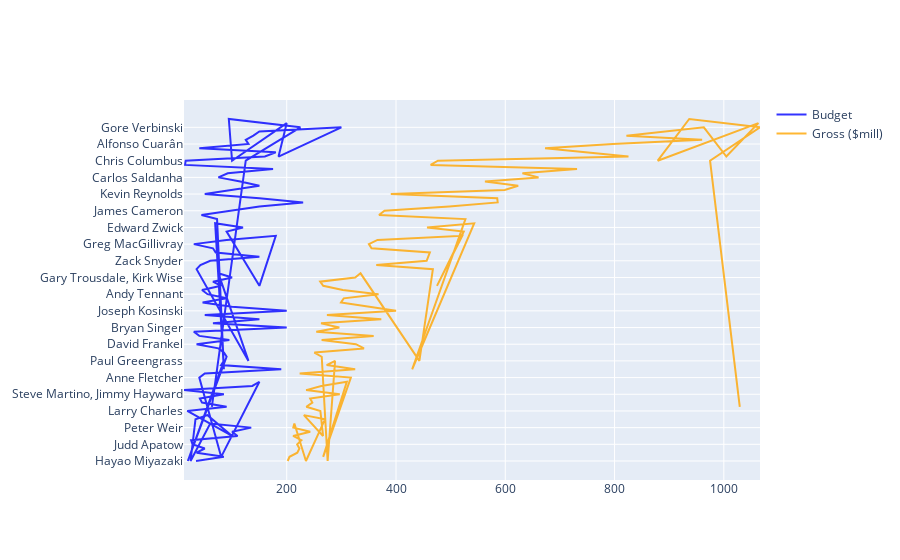

The code cell stored with this chart in its notebook:
### Code cell
fig = go.Figure()
fig.add_trace(go.Scatter(
         y=df3['Director'],
         x=df3['Budget ($mill)'],
         name='Budget',
    line=dict(color='blue'),
    opacity=0.8))

fig.add_trace(go.Scatter(
         y=df3['Director'],
         x=df3['Gross ($mill)'],
         name='Gross',
    line=dict(color='orange'),
    opacity=0.8))

fig.show()

### Figure 1 — Plotly figure (JSON) as saved in the notebook; plotly's stock layout.template omitted (floating-point values rounded to 4 significant figures)
{"data": [{"line": {"color": "blue"}, "name": "Budget", "opacity": 0.8, "type": "scatter", "x": [34, 85, 35, 50, 27.5, 25, 110, 100, 135, 60, 24, 33, 55, 100, 18, 90, 45, 41, 85, 12, 137, 150, 80, 40, 50, 190, 80, 85, 19, 90, 85, 75, 35, 95, 40, 30, 200, 65, 150, 50, 200, 100, 46, 90, 55, 45, 80, 65, 100, 75, 130, 35, 42, 60, 150, 70, 65, 30, 90, 180, 150, 90, 120, 69, 85, 72.5, 44, 100, 150, 230, 150, 50, 102, 150, 115, 75, 92, 175, 14, 15, 160, 180, 40, 130, 125, 139, 150, 300, 185, 200, 100, 94, 225, 125, 63], "y": ["Hayao Miyazaki", "Nancy Meyers", "Tom Vaughan", "Peyton Reed", "Judd Apatow", "Pierre Morel", "Ridley Scott", "Phil Lord, Chris Miller", "Peter Weir", "Doug Liman", "Hayao Miyazaki", "Clint Eastwood", "Jesse Dylan", "Ridley Scott", "Larry Charles", "Steven Spielberg", "Richard Curtis", "Curtis Hanson", "Steve Martino, Jimmy Hayward", "Paul Weitz, Chris Weitz", "Ang Lee", "Christopher Williams, Byron Howard", "Nancy Meyers", "Anne Fletcher", "Neil Jordan", "Robert Zemeckis", "Dean DeBlois, Chris Sanders", "Paul Greengrass", "Hayao Miyazaki", "Joseph McGinty Nichol", "Tony Scott", "Timur Bekmambetov", "David Frankel", "Luc Besson", "Harald Zwart", "Chris Noonan", "Bryan Singer", "Joe Johnston", "Gavin Hood", "Cameron Crowe", "Joseph Kosinski", "Jon Turteltaub", "P. J. Hogan", "Barry Cook, Tony Bancroft", "Andy Tennant", "Tom Shadyac", "Tim Burton", "Paul Verhoeven", "Gary Trousdale, Kirk Wise", "Michael Bay", "Paul Greengrass", "Todd Phillips", "Roger Michell", "Zack Snyder", "Brett Ratner", "John Lasseter, Joe Ranft", "Ron Howard", "Greg MacGillivray", "John McTiernan", "Andrew Stanton", "Tim Burton", "Guy Ritchie", "Edward Zwick", "Chris Renaud, Pierre Coffin", "Robert Zemeckis", "David Silverman", "Andrew Davis", "James Cameron", "Wolfgang Petersen", "Marc Forster", "Francis Lawrence", "Kevin Reynolds", "Martin Campbell", "Brad Bird, Jan Pinkava", "Pete Docter, Lee Unkrich, David Silverman", "Carlos Saldanha", "Brad Bird", "Pete Docter", "Garry Marshall", "Chris Columbus", "Christopher Nolan", "Andrew Adamson", "M. Night Shyamalan", "Alfonso Cuarân", "David Yates", "Sam Raimi", "Mike Newell", "Gore Verbinski", "Christopher Nolan", "Lee Unkrich", "Chris Columbus", "Andrew Stanton, Lee Unkrich", "Gore Verbinski", "Chris Columbus", "Steven Spielberg"]}, {"line": {"color": "orange"}, "name": "Gross ($mill)", "opacity": 0.8, "type": "scatter", "x": ["201.8", "205.1", "219.4", "223.2", "219.1", "226.8", "211.7", "243", "212", "214", "235.2", "270", "231.4", "266.5", "261.6", "235.9", "246.9", "242.9", "297.1", "235.5", "263.4", "310", "266.7", "317.4", "223.7", "325.3", "273.1", "288.5", "274.9", "264.1", "250.6", "341.4", "326.6", "263.9", "359.1", "254.1", "296.3", "262.8", "373.1", "273.6", "400.1", "347.5", "299.3", "304.3", "368.1", "302.7", "266.8", "261.3", "325.3", "335.1", "442.8", "467.5", "363.9", "456.1", "459.4", "462", "355.2", "350.4", "366.1", "521.3", "475", "524", "456.8", "543.1", "429.6", "527.1", "368.9", "378.9", "497.4", "586.1", "585.3", "390.5", "599", "623.7", "562.8", "660.9", "631.4", "731.3", "463.4", "476.7", "825.5", "745", "672.8", "796.7", "960.3", "821.7", "896.9", "963.4", "1,004.60", "1,063.20", "879", "936.7", "1,066.20", "974.8", "1,029.20"], "y": ["Hayao Miyazaki", "Nancy Meyers", "Tom Vaughan", "Peyton Reed", "Judd Apatow", "Pierre Morel", "Ridley Scott", "Phil Lord, Chris Miller", "Peter Weir", "Doug Liman", "Hayao Miyazaki", "Clint Eastwood", "Jesse Dylan", "Ridley Scott", "Larry Charles", "Steven Spielberg", "Richard Curtis", "Curtis Hanson", "Steve Martino, Jimmy Hayward", "Paul Weitz, Chris Weitz", "Ang Lee", "Christopher Williams, Byron Howard", "Nancy Meyers", "Anne Fletcher", "Neil Jordan", "Robert Zemeckis", "Dean DeBlois, Chris Sanders", "Paul Greengrass", "Hayao Miyazaki", "Joseph McGinty Nichol", "Tony Scott", "Timur Bekmambetov", "David Frankel", "Luc Besson", "Harald Zwart", "Chris Noonan", "Bryan Singer", "Joe Johnston", "Gavin Hood", "Cameron Crowe", "Joseph Kosinski", "Jon Turteltaub", "P. J. Hogan", "Barry Cook, Tony Bancroft", "Andy Tennant", "Tom Shadyac", "Tim Burton", "Paul Verhoeven", "Gary Trousdale, Kirk Wise", "Michael Bay", "Paul Greengrass", "Todd Phillips", "Roger Michell", "Zack Snyder", "Brett Ratner", "John Lasseter, Joe Ranft", "Ron Howard", "Greg MacGillivray", "John McTiernan", "Andrew Stanton", "Tim Burton", "Guy Ritchie", "Edward Zwick", "Chris Renaud, Pierre Coffin", "Robert Zemeckis", "David Silverman", "Andrew Davis", "James Cameron", "Wolfgang Petersen", "Marc Forster", "Francis Lawrence", "Kevin Reynolds", "Martin Campbell", "Brad Bird, Jan Pinkava", "Pete Docter, Lee Unkrich, David Silverman", "Carlos Saldanha", "Brad Bird", "Pete Docter", "Garry Marshall", "Chris Columbus", "Christopher Nolan", "Andrew Adamson", "M. Night Shyamalan", "Alfonso Cuarân", "David Yates", "Sam Raimi", "Mike Newell", "Gore Verbinski", "Christopher Nolan", "Lee Unkrich", "Chris Columbus", "Andrew Stanton, Lee Unkrich", "Gore Verbinski", "Chris Columbus", "Steven Spielberg"]}], "layout": {}}
